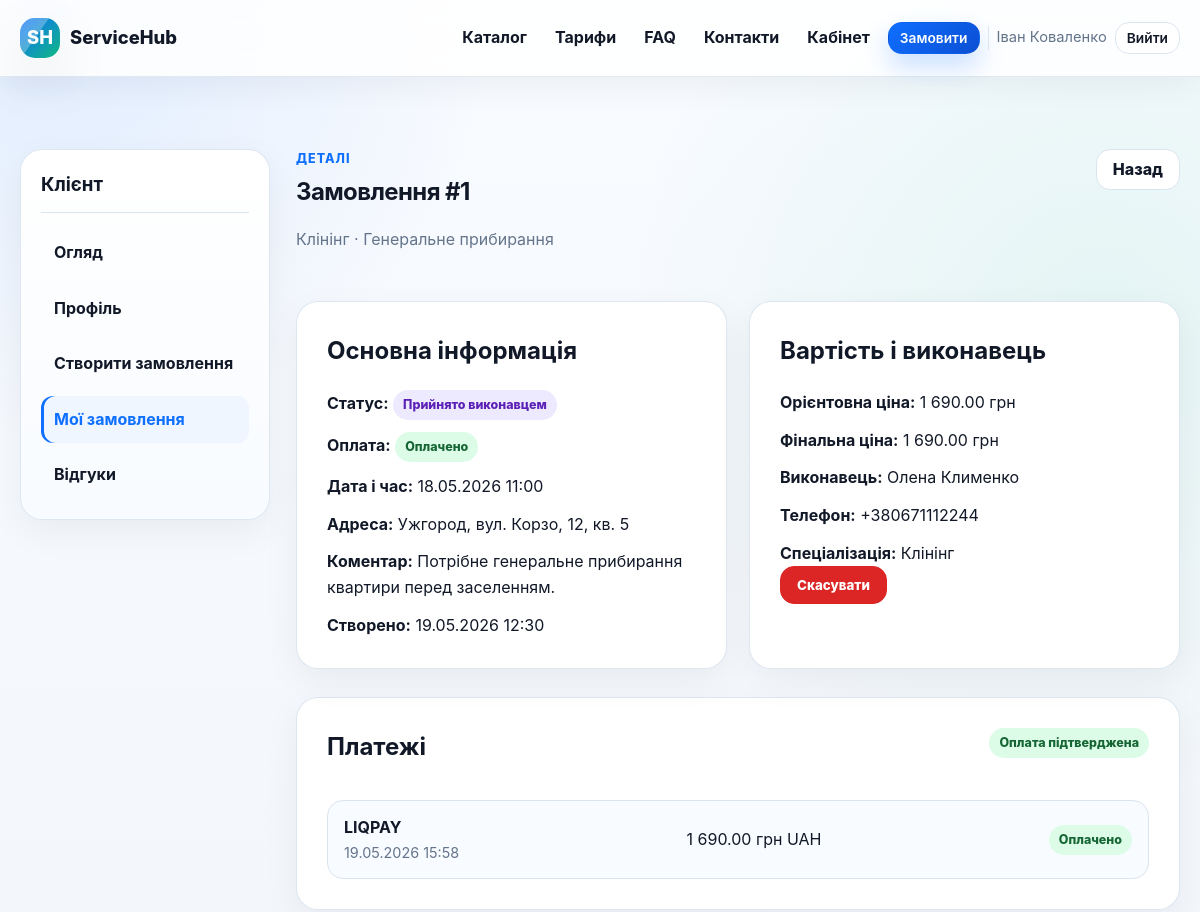
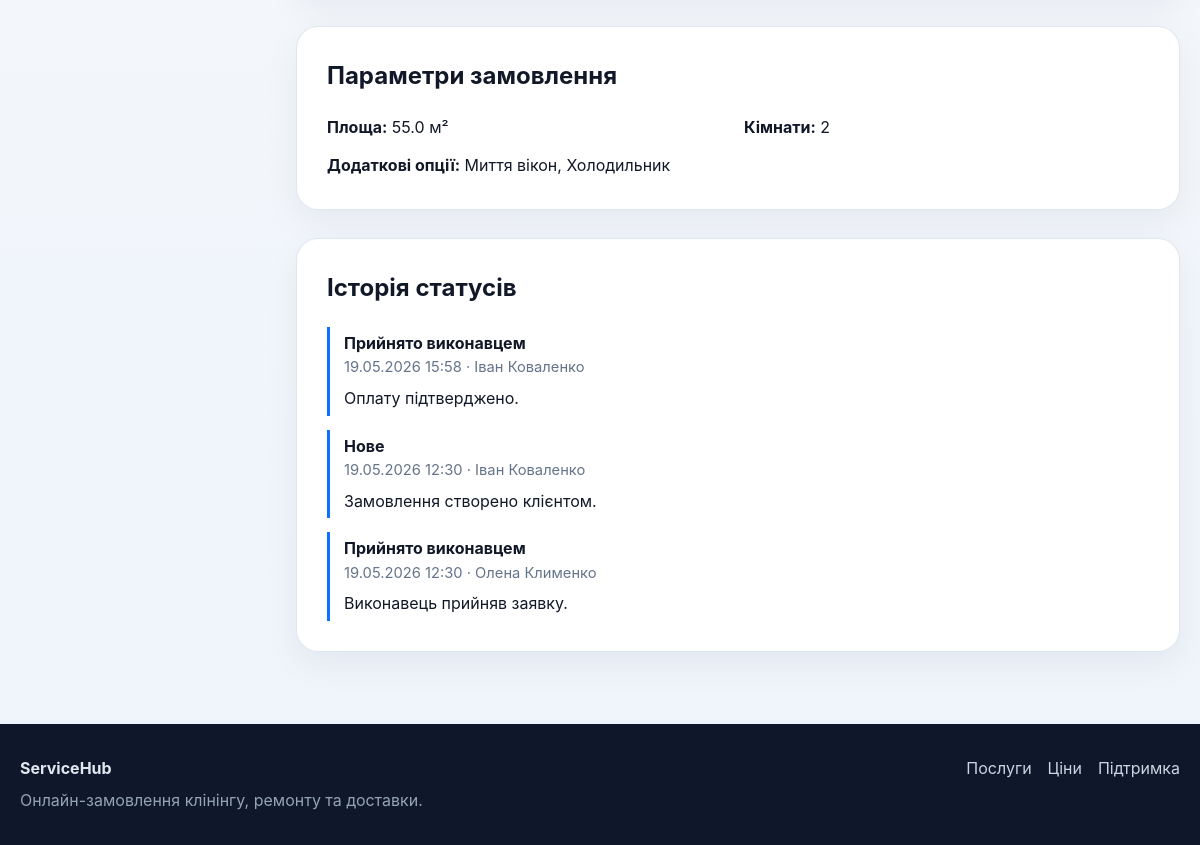
Screenshot of /client/orders/1 (signed in) with the database file from the repository (2 pictures, top to bottom).
### tables this page shows
CREATE TABLE users (
    id INTEGER PRIMARY KEY AUTOINCREMENT,
    role TEXT NOT NULL CHECK (role IN ('client', 'worker', 'admin')),
    full_name TEXT NOT NULL,
    email TEXT NOT NULL UNIQUE,
    password_hash TEXT NOT NULL,
    phone TEXT,
    city TEXT,
    address TEXT,
    specialization TEXT,
    service_area TEXT,
    schedule TEXT,
    price_text TEXT,
    is_blocked INTEGER NOT NULL DEFAULT 0,
    created_at TEXT NOT NULL DEFAULT CURRENT_TIMESTAMP
);

CREATE TABLE orders (
    id INTEGER PRIMARY KEY AUTOINCREMENT,
    client_id INTEGER NOT NULL,
    worker_id INTEGER,
    category_id INTEGER NOT NULL,
    service_id INTEGER NOT NULL,
    city TEXT NOT NULL,
    street TEXT NOT NULL,
    building TEXT NOT NULL,
    apartment TEXT,
    preferred_at TEXT NOT NULL,
    description TEXT,
    cleaning_area REAL,
    rooms INTEGER,
    extra_options TEXT,
    repair_type TEXT,
    repair_hours REAL,
    urgency TEXT NOT NULL DEFAULT 'normal',
    photo_filename TEXT,
    delivery_from TEXT,
    delivery_to TEXT,
    delivery_distance_km REAL,
    weight REAL,
    dimensions TEXT,
    estimated_price REAL NOT NULL DEFAULT 0,
    final_price REAL,
    status TEXT NOT NULL DEFAULT 'Нове',
    is_paid INTEGER NOT NULL DEFAULT 0,
    paid_at TEXT,
    created_at TEXT NOT NULL DEFAULT CURRENT_TIMESTAMP,
    updated_at TEXT NOT NULL DEFAULT CURRENT_TIMESTAMP,
    FOREIGN KEY (client_id) REFERENCES users(id) ON DELETE CASCADE,
    FOREIGN KEY (worker_id) REFERENCES users(id) ON DELETE SET NULL,
    FOREIGN KEY (category_id) REFERENCES categories(id) ON DELETE RESTRICT,
    FOREIGN KEY (service_id) REFERENCES services(id) ON DELETE RESTRICT
);

CREATE TABLE categories (
    id INTEGER PRIMARY KEY AUTOINCREMENT,
    name TEXT NOT NULL UNIQUE,
    slug TEXT NOT NULL UNIQUE,
    description TEXT,
    is_active INTEGER NOT NULL DEFAULT 1,
    created_at TEXT NOT NULL DEFAULT CURRENT_TIMESTAMP
);

CREATE TABLE services (
    id INTEGER PRIMARY KEY AUTOINCREMENT,
    category_id INTEGER NOT NULL,
    name TEXT NOT NULL,
    slug TEXT NOT NULL,
    description TEXT,
    unit_label TEXT,
    is_active INTEGER NOT NULL DEFAULT 1,
    created_at TEXT NOT NULL DEFAULT CURRENT_TIMESTAMP,
    FOREIGN KEY (category_id) REFERENCES categories(id) ON DELETE RESTRICT,
    UNIQUE (category_id, slug)
);

CREATE TABLE payments (
    id INTEGER PRIMARY KEY AUTOINCREMENT,
    order_id INTEGER NOT NULL,
    provider TEXT NOT NULL DEFAULT 'liqpay',
    provider_order_id TEXT NOT NULL UNIQUE,
    provider_payment_id TEXT,
    amount REAL NOT NULL,
    currency TEXT NOT NULL DEFAULT 'UAH',
    status TEXT NOT NULL DEFAULT 'created',
    checkout_data TEXT,
    checkout_signature TEXT,
    raw_response TEXT,
    created_at TEXT NOT NULL DEFAULT CURRENT_TIMESTAMP,
    updated_at TEXT NOT NULL DEFAULT CURRENT_TIMESTAMP,
    FOREIGN KEY (order_id) REFERENCES orders(id) ON DELETE CASCADE
);

CREATE TABLE order_status_history (
    id INTEGER PRIMARY KEY AUTOINCREMENT,
    order_id INTEGER NOT NULL,
    status TEXT NOT NULL,
    changed_by_user_id INTEGER,
    comment TEXT,
    created_at TEXT NOT NULL DEFAULT CURRENT_TIMESTAMP,
    FOREIGN KEY (order_id) REFERENCES orders(id) ON DELETE CASCADE,
    FOREIGN KEY (changed_by_user_id) REFERENCES users(id) ON DELETE SET NULL
);

### app.py (the view)
@app.route("/client/orders/<int:order_id>")
@role_required("client")
def client_order_detail(order_id: int):
    order = order_detail_query(order_id)
    if not order or order["client_id"] != g.user["id"]:
        abort(404)
    history = db_all(
        """
        SELECT h.*, u.full_name AS user_name
        FROM order_status_history h
        LEFT JOIN users u ON u.id = h.changed_by_user_id
        WHERE h.order_id = ?
        ORDER BY h.created_at DESC
        """,
        (order_id,),
    )
    review = db_one("SELECT * FROM reviews WHERE order_id = ?", (order_id,))
    payments = latest_payments(order_id)
    return render_template("client/order_detail.html", order=order, history=history, review=review, payments=payments)

### app.py (called while the page is built)
def get_db() -> sqlite3.Connection:
    if "db" not in g:
        db = sqlite3.connect(app.config["DATABASE"])
        db.row_factory = sqlite3.Row
        db.execute("PRAGMA foreign_keys = ON")
        g.db = db
    return g.db

def db_one(query: str, params: tuple = ()) -> sqlite3.Row | None:
    return get_db().execute(query, params).fetchone()

def db_all(query: str, params: tuple = ()) -> list[sqlite3.Row]:
    return get_db().execute(query, params).fetchall()

def format_datetime(value: str | None) -> str:
    if not value:
        return "—"
    try:
        clean = value.replace("T", " ").split(".")[0]
        dt = datetime.fromisoformat(clean)
        return dt.strftime("%d.%m.%Y %H:%M")
    except ValueError:
        return value

def money(value: float | int | str | None) -> str:
    if value is None or value == "":
        return "—"
    try:
        return f"{float(value):,.2f} грн".replace(",", " ")
    except (TypeError, ValueError):
        return str(value)

def spec_label(spec: str | None) -> str:
    return SPECIALIZATIONS.get(spec or "", spec or "—")

def status_class(status: str | None) -> str:
    mapping = {
        "Нове": "new",
        "Очікує підтвердження": "pending",
        "Прийнято виконавцем": "accepted",
        "В дорозі / В роботі": "progress",
        "Виконано": "done",
        "Скасовано": "cancelled",
    }
    return mapping.get(status or "", "default")

def payment_status_label(status: str | None) -> str:
    mapping = {
        "created": "Створено",
        "success": "Успішно",
        "sandbox": "Успішно",
        "wait_secure": "Очікує підтвердження",
        "wait_accept": "Очікує підтвердження",
        "processing": "В обробці",
        "prepared": "Підготовлено",
        "sandbox_confirmed": "Оплачено",
        "failure": "Помилка",
        "error": "Помилка",
        "reversed": "Повернено",
        "amount_mismatch": "Сума не збігається",
        "invalid_signature": "Некоректний підпис",
    }
    return mapping.get(status or "", status or "—")

def payment_status_class(status: str | None) -> str:
    if status in LIQPAY_SUCCESS_STATUSES or status == "sandbox_confirmed":
        return "success"
    if status in {"failure", "error", "reversed", "amount_mismatch", "invalid_signature"}:
        return "danger"
    if status in {"wait_secure", "wait_accept", "processing", "prepared", "created"}:
        return "warning"
    return "default"

### templates/client/order_detail.html (shortened to what this page needs)
{% extends 'base.html' %}
{% block content %}
<section class="section">
    <div class="container dashboard-layout">
        <aside class="side-card">
            <h3>Клієнт</h3>
            <a href="{{ url_for('client_dashboard') }}">Огляд</a>
            <a href="{{ url_for('client_profile') }}">Профіль</a>
            <a href="{{ url_for('client_create_order') }}">Створити замовлення</a>
            <a class="active" href="{{ url_for('client_orders') }}">Мої замовлення</a>
            <a href="{{ url_for('client_reviews') }}">Відгуки</a>
        </aside>
        <div class="dashboard-main">
            <div class="section-head">
                <div>
                    <div class="eyebrow">Деталі</div>
                    <h1>Замовлення #{{ order.id }}</h1>
                    <p class="muted">{{ order.category_name }} · {{ order.service_name }}</p>
                </div>
                <a class="btn btn-outline" href="{{ url_for('client_orders') }}">Назад</a>
            </div>
            <div class="detail-grid">
                <div class="card spacious">
                    <h2>Основна інформація</h2>
                    <div class="info-list">
                        <div><strong>Статус:</strong> <span class="status-pill status-{{ status_class(order.status) }}">{{ order.status }}</span></div>
                        <div><strong>Оплата:</strong>
                            {% if order.is_paid %}
                                <span class="badge success">Оплачено</span>
                            {% elif payments %}
                                <span class="badge {{ payment_status_class(payments[0].status) }}">{{ payment_status_label(payments[0].status) }}</span>
                            {% else %}
                                <span class="badge">Не оплачено</span>
                            {% endif %}
                        </div>
                        <div><strong>Дата і час:</strong> {{ format_datetime(order.preferred_at) }}</div>
                        <div><strong>Адреса:</strong> {{ order.city }}, {{ order.street }}, {{ order.building }}{% if order.apartment %}, кв. {{ order.apartment }}{% endif %}</div>
                        <div><strong>Коментар:</strong> {{ order.description or '—' }}</div>
                        <div><strong>Створено:</strong> {{ format_datetime(order.created_at) }}</div>
                    </div>
                </div>
                <div class="card spacious">
                    <h2>Вартість і виконавець</h2>
                    <div class="info-list">
                        <div><strong>Орієнтовна ціна:</strong> {{ money(order.estimated_price) }}</div>
                        <div><strong>Фінальна ціна:</strong> {{ money(order.final_price) }}</div>
                        <div><strong>Виконавець:</strong> {{ order.worker_name or 'Ще не призначено' }}</div>
                        {% if order.worker_name %}
                            <div><strong>Телефон:</strong> {{ order.worker_phone or '—' }}</div>
                            <div><strong>Спеціалізація:</strong> {{ spec_label(order.worker_specialization) }}</div>
                        {% endif %}
                    </div>
                    <div class="form-actions stacked-actions">
                        {% if order.status not in ['Виконано', 'Скасовано'] %}
                            <form method="post" action="{{ url_for('client_cancel_order', order_id=order.id) }}" onsubmit="return confirm('Скасувати замовлення?')"><button class="btn btn-danger" type="submit">Скасувати</button></form>
                        {% endif %}
                    </div>
                </div>
            </div>
            {% if payments %}
                <div class="card mt-lg spacious">
                    <div class="card-head">
                        <h2>Платежі</h2>
                        {% if order.is_paid %}<span class="badge success">Оплата підтверджена</span>{% endif %}
                    </div>
                    <div class="payment-list">
                        {% for payment in payments %}
                            <div class="payment-item">
                                <div>
                                    <strong>{{ payment.provider|upper }}</strong>
                                    <span>{{ format_datetime(payment.created_at) }}</span>
                                </div>
                                <div>{{ money(payment.amount) }} {{ payment.currency }}</div>
                                <span class="badge {{ payment_status_class(payment.status) }}">{{ payment_status_label(payment.status) }}</span>
                            </div>
                        {% endfor %}
                    </div>
                </div>
            {% endif %}
            <div class="card mt-lg spacious">
                <h2>Параметри замовлення</h2>
                <div class="info-list columns">
                    {% if order.category_slug == 'cleaning' %}
                        <div><strong>Площа:</strong> {{ order.cleaning_area or '—' }} м²</div>
                        <div><strong>Кімнати:</strong> {{ order.rooms or '—' }}</div>
                        <div><strong>Додаткові опції:</strong> {{ order.extra_options or '—' }}</div>
                    {% endif %}
                </div>
            </div>
            <div class="card mt-lg spacious">
                <h2>Історія статусів</h2>
                <div class="timeline">
                    {% for item in history %}
                        <div class="timeline-item">
                            <strong>{{ item.status }}</strong>
                            <span>{{ format_datetime(item.created_at) }} · {{ item.user_name or 'Система' }}</span>
                            {% if item.comment %}<p>{{ item.comment }}</p>{% endif %}
                        </div>
                    {% else %}
                        <p class="muted">Історії ще немає.</p>
                    {% endfor %}
                </div>
            </div>
        </div>
    </div>
</section>
{% endblock %}

### templates/base.html (shortened to what this page needs)
<!doctype html>
<html lang="uk">
<head>
    <link rel="stylesheet" href="{{ url_for('static', filename='css/style.css') }}">
</head>
<body>
<header class="site-header">
    <div class="container header-inner">
        <a class="brand" href="{{ url_for('home') }}">
            <span class="brand-mark">SH</span>
            <span>ServiceHub</span>
        </a>
        <nav class="nav" data-nav>
            <a href="{{ url_for('catalog') }}">Каталог</a>
            <a href="{{ url_for('prices_public') }}">Тарифи</a>
            <a href="{{ url_for('faq') }}">FAQ</a>
            <a href="{{ url_for('contacts') }}">Контакти</a>
            {% if current_user %}
                {% if current_user.role == 'client' %}
                    <a href="{{ url_for('client_dashboard') }}">Кабінет</a>
                    <a class="btn btn-sm btn-primary" href="{{ url_for('client_create_order') }}">Замовити</a>
                {% elif current_user.role == 'worker' %}
                    <a href="{{ url_for('worker_dashboard') }}">Кабінет</a>
                    <a href="{{ url_for('worker_available_orders') }}">Доступні заявки</a>
                {% elif current_user.role == 'admin' %}
                    <a href="{{ url_for('admin_dashboard') }}">Адмін-панель</a>
                    <a href="{{ url_for('admin_orders') }}">Замовлення</a>
                {% endif %}
                <span class="nav-user">{{ current_user.full_name }}</span>
                <a class="btn btn-sm btn-outline" href="{{ url_for('logout') }}">Вийти</a>
            {% else %}
                <a href="{{ url_for('login') }}">Вхід</a>
                <a class="btn btn-sm btn-primary" href="{{ url_for('register') }}">Реєстрація</a>
            {% endif %}
        </nav>
    </div>
</header>
<main class="page">
    {% block content %}{% endblock %}
</main>
<footer class="site-footer">
    <div class="container footer-inner">
        <div>
            <strong>ServiceHub</strong>
            <p>Онлайн-замовлення клінінгу, ремонту та доставки.</p>
        </div>
        <div class="footer-links">
            <a href="{{ url_for('catalog') }}">Послуги</a>
            <a href="{{ url_for('prices_public') }}">Ціни</a>
            <a href="{{ url_for('contacts') }}">Підтримка</a>
        </div>
    </div>
</footer>
</body>
</html>

### rows the page displays
users: full_name "Іван Коваленко"
orders: id "1", status "Прийнято виконавцем", preferred_at "18.05.2026 11:00", city "Ужгород", street "вул. Корзо", building "12", apartment "5", description "Потрібне генеральне прибирання квартири перед заселенням.", created_at "19.05.2026 12:30", estimated_price "1 690.00 грн", final_price "1 690.00 грн", cleaning_area "55.0", rooms "2", extra_options "Миття вікон, Холодильник"
categories: category_name "Клінінг"
services: service_name "Генеральне прибирання"
users: full_name "Олена Клименко", phone "+380671112244", specialization "Клінінг"
payments: provider "LIQPAY", created_at "19.05.2026 15:58", amount "1 690.00 грн", currency "UAH", status "Оплачено"
order_status_history: status "Прийнято виконавцем", created_at "19.05.2026 15:58", full_name "Іван Коваленко", comment "Оплату підтверджено."
order_status_history: status "Нове", created_at "19.05.2026 12:30", full_name "Іван Коваленко", comment "Замовлення створено клієнтом."
order_status_history: status "Прийнято виконавцем", created_at "19.05.2026 12:30", full_name "Олена Клименко", comment "Виконавець прийняв заявку."
